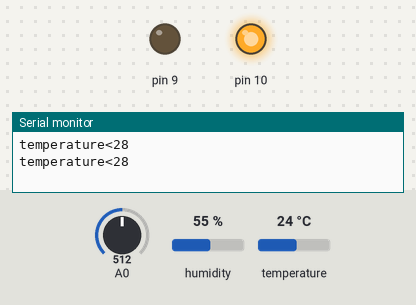
The sketch below on a simulated Arduino Uno, built with avr-gcc and run on an emulated ATmega328P. On the bench: output pins drawn as LEDs (lit = HIGH), the last lines printed to the serial monitor. The inputs (shaded band) are chosen by the test bench; at power-on: temperature 24 °C, A0 = 512, humidity 55 %.

Above: at 1.8 s.
1.9 s: temperature set to 27 °C
At 2.9 s:
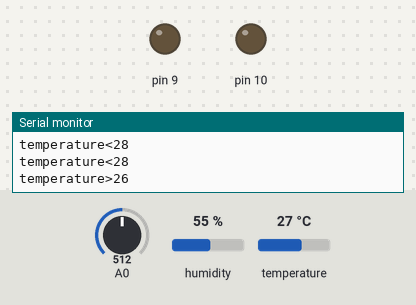
5.0 s: A0 set to 587
6.6 s: A0 set to 616
At 9.6 s:
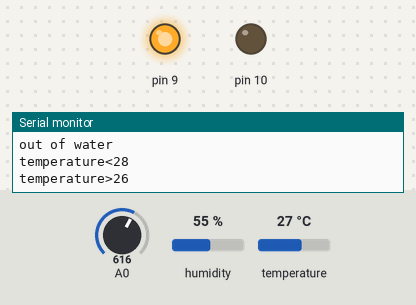
9.7 s: temperature set to 12 °C
At 12.3 s:
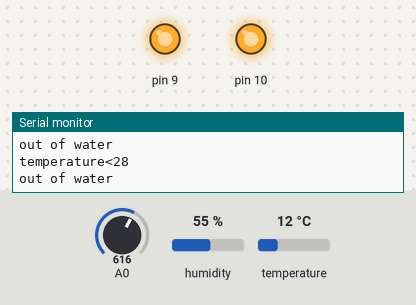
12.7 s: temperature set to 25 °C
15.5 s: temperature set to 28 °C
At 16.8 s:
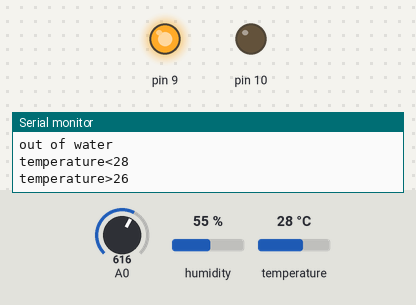
Timing chart, 0 to 18.5 s (numbered marks = the images above; inputs shaded):
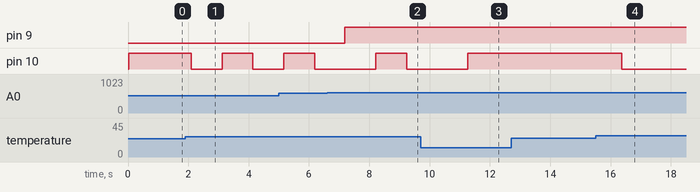

Measured:
- the behaviour switches between 600 and 601 on A0 (found by bisection; images 1 and 2)
- the behaviour switches between 26 and 27 °C on temperature (found by bisection; images 3 and 4)
- after the input at 1.9 s, pin 10: HIGH → LOW after 0.19 s, → HIGH 1.0 s later, → LOW 1.0 s later
- after the input at 6.6 s, pin 9: LOW → HIGH after 0.59 s
- after the input at 9.7 s, pin 10: goes on until 11.3 s, then stays HIGH
- after the input at 15.5 s, pin 10: HIGH → LOW after 0.88 s

The sketch:

temp.ino
```cpp
#include <dht.h>

dht myDHT_5;
int dht_5_gettemperature() {
  int chk = myDHT_5.read11(5);
  int value = myDHT_5.temperature;
  return value;
}

void setup(){
  pinMode(10, OUTPUT);
  Serial.begin(9600);
  pinMode(9, OUTPUT);
}

void loop(){
  if (dht_5_gettemperature() < 28) {
    digitalWrite(10,HIGH);
    Serial.println("temperature<28");
    delay(1000);

  }
  if (dht_5_gettemperature() > 26) {
    digitalWrite(10,LOW);
    Serial.println("temperature>26");
    delay(1000);

  }
  if (analogRead(A0) > 600) {
    digitalWrite(9,HIGH);
    Serial.println("out of water");
    delay(1000);

  }
  if (analogRead(A0) < 300) {
    digitalWrite(9,LOW);
    Serial.println("water enough");
    delay(1000);

  }

}
```
